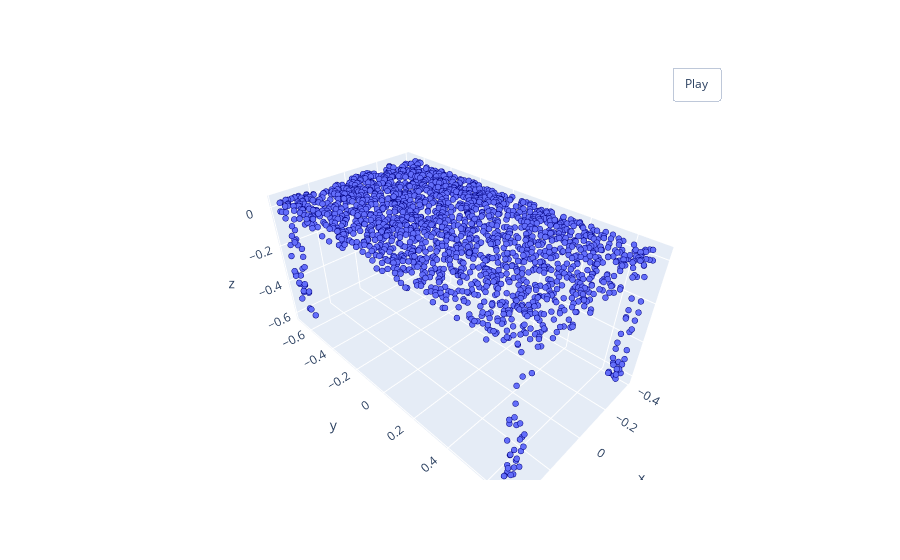

The notebook cell saved with this chart:
### Code cell
pcshow(a[0],a[1],a[2])

### Figure 1 — Plotly figure (JSON) as saved in the notebook; plotly's stock layout.template omitted (floating-point values rounded to 4 significant figures; data arrays with more than 128 entries replaced by an {"elided": "..."} marker saying what was removed)
{"data": [{"marker": {"line": {"color": "navy", "width": 1}, "size": 2}, "mode": "markers", "type": "scatter3d", "x": {"elided": "2048 float values"}, "y": {"elided": "2048 float values"}, "z": {"elided": "2048 float values"}}], "layout": {"updatemenus": [{"buttons": [{"args": [null, {"frame": {"duration": 50, "redraw": true}, "fromcurrent": true, "mode": "immediate", "transition": {"duration": 0}}], "label": "Play", "method": "animate"}], "pad": {"r": 10, "t": 45}, "showactive": false, "type": "buttons", "x": 0.8, "xanchor": "left", "y": 1, "yanchor": "bottom"}]}}
